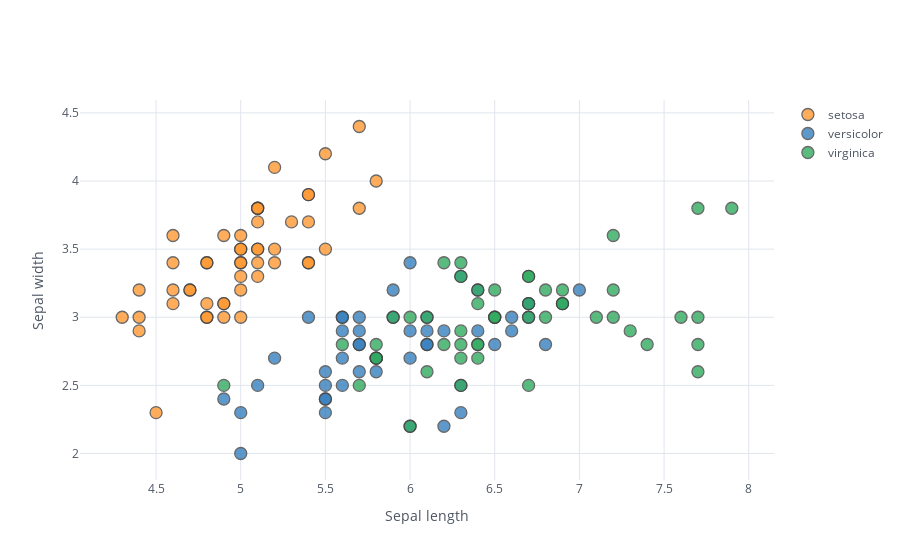

The notebook cell saved with this chart:
### Code cell
# 2-D plot showing Sepal_width vs Sepal_legth
iris.iplot(kind = 'scatter', x = 'sepal_length', y = 'sepal_width', xTitle = 'Sepal length', yTitle = 'Sepal width', categories = 'species', theme = 'white')

### Figure 1 — Plotly figure (JSON) as saved in the notebook; plotly's stock layout.template omitted (floating-point values rounded to 4 significant figures)
{"data": [{"marker": {"color": "rgba(255, 153, 51, 1.0)", "line": {"width": 1.3}, "opacity": 0.8, "size": 12, "symbol": "circle"}, "mode": "markers", "name": "setosa", "textfont": {"color": "#4D5663"}, "type": "scatter", "x": [5.1, 4.9, 4.7, 4.6, 5, 5.4, 4.6, 5, 4.4, 4.9, 5.4, 4.8, 4.8, 4.3, 5.8, 5.7, 5.4, 5.1, 5.7, 5.1, 5.4, 5.1, 4.6, 5.1, 4.8, 5, 5, 5.2, 5.2, 4.7, 4.8, 5.4, 5.2, 5.5, 4.9, 5, 5.5, 4.9, 4.4, 5.1, 5, 4.5, 4.4, 5, 5.1, 4.8, 5.1, 4.6, 5.3, 5], "y": [3.5, 3, 3.2, 3.1, 3.6, 3.9, 3.4, 3.4, 2.9, 3.1, 3.7, 3.4, 3, 3, 4, 4.4, 3.9, 3.5, 3.8, 3.8, 3.4, 3.7, 3.6, 3.3, 3.4, 3, 3.4, 3.5, 3.4, 3.2, 3.1, 3.4, 4.1, 4.2, 3.1, 3.2, 3.5, 3.6, 3, 3.4, 3.5, 2.3, 3.2, 3.5, 3.8, 3, 3.8, 3.2, 3.7, 3.3]}, {"marker": {"color": "rgba(55, 128, 191, 1.0)", "line": {"width": 1.3}, "opacity": 0.8, "size": 12, "symbol": "circle"}, "mode": "markers", "name": "versicolor", "textfont": {"color": "#4D5663"}, "type": "scatter", "x": [7, 6.4, 6.9, 5.5, 6.5, 5.7, 6.3, 4.9, 6.6, 5.2, 5, 5.9, 6, 6.1, 5.6, 6.7, 5.6, 5.8, 6.2, 5.6, 5.9, 6.1, 6.3, 6.1, 6.4, 6.6, 6.8, 6.7, 6, 5.7, 5.5, 5.5, 5.8, 6, 5.4, 6, 6.7, 6.3, 5.6, 5.5, 5.5, 6.1, 5.8, 5, 5.6, 5.7, 5.7, 6.2, 5.1, 5.7], "y": [3.2, 3.2, 3.1, 2.3, 2.8, 2.8, 3.3, 2.4, 2.9, 2.7, 2, 3, 2.2, 2.9, 2.9, 3.1, 3, 2.7, 2.2, 2.5, 3.2, 2.8, 2.5, 2.8, 2.9, 3, 2.8, 3, 2.9, 2.6, 2.4, 2.4, 2.7, 2.7, 3, 3.4, 3.1, 2.3, 3, 2.5, 2.6, 3, 2.6, 2.3, 2.7, 3, 2.9, 2.9, 2.5, 2.8]}, {"marker": {"color": "rgba(50, 171, 96, 1.0)", "line": {"width": 1.3}, "opacity": 0.8, "size": 12, "symbol": "circle"}, "mode": "markers", "name": "virginica", "textfont": {"color": "#4D5663"}, "type": "scatter", "x": [6.3, 5.8, 7.1, 6.3, 6.5, 7.6, 4.9, 7.3, 6.7, 7.2, 6.5, 6.4, 6.8, 5.7, 5.8, 6.4, 6.5, 7.7, 7.7, 6, 6.9, 5.6, 7.7, 6.3, 6.7, 7.2, 6.2, 6.1, 6.4, 7.2, 7.4, 7.9, 6.4, 6.3, 6.1, 7.7, 6.3, 6.4, 6, 6.9, 6.7, 6.9, 5.8, 6.8, 6.7, 6.7, 6.3, 6.5, 6.2, 5.9], "y": [3.3, 2.7, 3, 2.9, 3, 3, 2.5, 2.9, 2.5, 3.6, 3.2, 2.7, 3, 2.5, 2.8, 3.2, 3, 3.8, 2.6, 2.2, 3.2, 2.8, 2.8, 2.7, 3.3, 3.2, 2.8, 3, 2.8, 3, 2.8, 3.8, 2.8, 2.8, 2.6, 3, 3.4, 3.1, 3, 3.1, 3.1, 3.1, 2.7, 3.2, 3.3, 3, 2.5, 3, 3.4, 3]}], "layout": {"legend": {"bgcolor": "#FFFFFF", "font": {"color": "#4D5663"}}, "paper_bgcolor": "#FFFFFF", "plot_bgcolor": "#FFFFFF", "title": {"font": {"color": "#4D5663"}}, "xaxis": {"gridcolor": "#E1E5ED", "showgrid": true, "tickfont": {"color": "#4D5663"}, "title": {"font": {"color": "#4D5663"}, "text": "Sepal length"}, "zerolinecolor": "#E1E5ED"}, "yaxis": {"gridcolor": "#E1E5ED", "showgrid": true, "tickfont": {"color": "#4D5663"}, "title": {"font": {"color": "#4D5663"}, "text": "Sepal width"}, "zerolinecolor": "#E1E5ED"}}}
